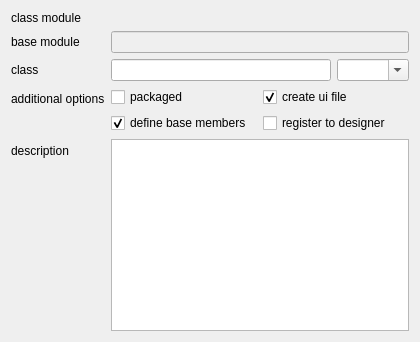
<?xml version="1.0" encoding="UTF-8"?>
<ui version="4.0">
 <class>WidgetOptions</class>
 <widget class="QWizardPage" name="WidgetOptions">
  <property name="minimumSize">
   <size>
    <width>420</width>
    <height>280</height>
   </size>
  </property>
  <property name="windowTitle">
   <string>WidgetOptions</string>
  </property>
  <property name="title">
   <string>Widget Options</string>
  </property>
  <layout class="QFormLayout" name="formLayout">
   <item row="0" column="0">
    <widget class="QLabel" name="label_3">
     <property name="text">
      <string>class module</string>
     </property>
    </widget>
   </item>
   <item row="0" column="1">
    <widget class="QLabel" name="uiClassModuleTXT">
     <property name="text">
      <string/>
     </property>
    </widget>
   </item>
   <item row="1" column="0">
    <widget class="QLabel" name="label_4">
     <property name="text">
      <string>base module</string>
     </property>
    </widget>
   </item>
   <item row="1" column="1">
    <widget class="QLineEdit" name="uiBaseModuleTXT">
     <property name="enabled">
      <bool>false</bool>
     </property>
    </widget>
   </item>
   <item row="2" column="0">
    <widget class="QLabel" name="label">
     <property name="text">
      <string>class</string>
     </property>
    </widget>
   </item>
   <item row="2" column="1">
    <layout class="QHBoxLayout" name="horizontalLayout">
     <item>
      <widget class="QLineEdit" name="uiClassNameTXT"/>
     </item>
     <item>
      <widget class="QComboBox" name="uiBaseClassDDL">
       <property name="editable">
        <bool>true</bool>
       </property>
      </widget>
     </item>
    </layout>
   </item>
   <item row="3" column="0">
    <widget class="QLabel" name="label_5">
     <property name="text">
      <string>additional options</string>
     </property>
    </widget>
   </item>
   <item row="3" column="1">
    <layout class="QGridLayout" name="gridLayout">
     <item row="0" column="0">
      <widget class="QCheckBox" name="uiPackagedCHK">
       <property name="toolTip">
        <string>&lt;!DOCTYPE HTML PUBLIC &quot;-//W3C//DTD HTML 4.0//EN&quot; &quot;http://www.w3.org/TR/REC-html40/strict.dtd&quot;&gt;
&lt;html&gt;&lt;head&gt;&lt;meta name=&quot;qrichtext&quot; content=&quot;1&quot; /&gt;&lt;style type=&quot;text/css&quot;&gt;
p, li { white-space: pre-wrap; }
&lt;/style&gt;&lt;/head&gt;&lt;body style=&quot; font-family:'MS Shell Dlg 2'; font-size:8.25pt; font-weight:400; font-style:normal;&quot;&gt;
&lt;p style=&quot; margin-top:0px; margin-bottom:0px; margin-left:0px; margin-right:0px; -qt-block-indent:0; text-indent:0px;&quot;&gt;&lt;span style=&quot; font-weight:600;&quot;&gt;Packaged&lt;/span&gt;&lt;/p&gt;
&lt;p style=&quot; margin-top:0px; margin-bottom:0px; margin-left:0px; margin-right:0px; -qt-block-indent:0; text-indent:0px;&quot;&gt;&lt;span style=&quot; font-size:7pt;&quot;&gt;Choose this option for more complex widgets where you want to break out subclasses and subwidgets, and it will create the widget as a python package, with the class module inside&lt;/span&gt;&lt;/p&gt;&lt;/body&gt;&lt;/html&gt;</string>
       </property>
       <property name="text">
        <string>packaged</string>
       </property>
      </widget>
     </item>
     <item row="0" column="1">
      <widget class="QCheckBox" name="uiCreateUiFileCHK">
       <property name="toolTip">
        <string>&lt;!DOCTYPE HTML PUBLIC &quot;-//W3C//DTD HTML 4.0//EN&quot; &quot;http://www.w3.org/TR/REC-html40/strict.dtd&quot;&gt;
&lt;html&gt;&lt;head&gt;&lt;meta name=&quot;qrichtext&quot; content=&quot;1&quot; /&gt;&lt;style type=&quot;text/css&quot;&gt;
p, li { white-space: pre-wrap; }
&lt;/style&gt;&lt;/head&gt;&lt;body style=&quot; font-family:'MS Shell Dlg 2'; font-size:8.25pt; font-weight:400; font-style:normal;&quot;&gt;
&lt;p style=&quot; margin-top:0px; margin-bottom:0px; margin-left:0px; margin-right:0px; -qt-block-indent:0; text-indent:0px;&quot;&gt;&lt;span style=&quot; font-weight:600;&quot;&gt;Create Ui File&lt;/span&gt;&lt;/p&gt;
&lt;p style=&quot; margin-top:0px; margin-bottom:0px; margin-left:0px; margin-right:0px; -qt-block-indent:0; text-indent:0px;&quot;&gt;&lt;span style=&quot; font-size:7pt;&quot;&gt;If you select this option, a Qt UI file will be created for you within the UI subfolder for the class&lt;/span&gt;&lt;/p&gt;&lt;/body&gt;&lt;/html&gt;</string>
       </property>
       <property name="text">
        <string>create ui file</string>
       </property>
       <property name="checked">
        <bool>true</bool>
       </property>
      </widget>
     </item>
     <item row="1" column="0">
      <widget class="QCheckBox" name="uiDefineMembersTXT">
       <property name="toolTip">
        <string>&lt;!DOCTYPE HTML PUBLIC &quot;-//W3C//DTD HTML 4.0//EN&quot; &quot;http://www.w3.org/TR/REC-html40/strict.dtd&quot;&gt;
&lt;html&gt;&lt;head&gt;&lt;meta name=&quot;qrichtext&quot; content=&quot;1&quot; /&gt;&lt;style type=&quot;text/css&quot;&gt;
p, li { white-space: pre-wrap; }
&lt;/style&gt;&lt;/head&gt;&lt;body style=&quot; font-family:'MS Shell Dlg 2'; font-size:8.25pt; font-weight:400; font-style:normal;&quot;&gt;
&lt;p style=&quot; margin-top:0px; margin-bottom:0px; margin-left:0px; margin-right:0px; -qt-block-indent:0; text-indent:0px;&quot;&gt;&lt;span style=&quot; font-weight:600;&quot;&gt;Define Base Members&lt;/span&gt;&lt;/p&gt;
&lt;p style=&quot; margin-top:0px; margin-bottom:0px; margin-left:0px; margin-right:0px; -qt-block-indent:0; text-indent:0px;&quot;&gt;&lt;span style=&quot; font-size:7pt;&quot;&gt;If you select this option, you will go to another wizard page where you can create your member definitions to auto-generate your getter and setter methods&lt;/span&gt;&lt;/p&gt;&lt;/body&gt;&lt;/html&gt;</string>
       </property>
       <property name="text">
        <string>define base members</string>
       </property>
       <property name="checked">
        <bool>true</bool>
       </property>
      </widget>
     </item>
     <item row="1" column="1">
      <widget class="QCheckBox" name="uiRegisterToDesignerCHK">
       <property name="toolTip">
        <string>&lt;!DOCTYPE HTML PUBLIC &quot;-//W3C//DTD HTML 4.0//EN&quot; &quot;http://www.w3.org/TR/REC-html40/strict.dtd&quot;&gt;
&lt;html&gt;&lt;head&gt;&lt;meta name=&quot;qrichtext&quot; content=&quot;1&quot; /&gt;&lt;style type=&quot;text/css&quot;&gt;
p, li { white-space: pre-wrap; }
&lt;/style&gt;&lt;/head&gt;&lt;body style=&quot; font-family:'MS Shell Dlg 2'; font-size:8.25pt; font-weight:400; font-style:normal;&quot;&gt;
&lt;p style=&quot; margin-top:0px; margin-bottom:0px; margin-left:0px; margin-right:0px; -qt-block-indent:0; text-indent:0px;&quot;&gt;&lt;span style=&quot; font-size:8pt; font-weight:600;&quot;&gt;Register to Designer&lt;/span&gt;&lt;/p&gt;
&lt;p style=&quot; margin-top:0px; margin-bottom:0px; margin-left:0px; margin-right:0px; -qt-block-indent:0; text-indent:0px;&quot;&gt;&lt;span style=&quot; font-size:8pt;&quot;&gt;If you choose this option, this will add the widget to the designer registration XML file found in your c:/blur/prefs/designer_plugins.xml flie, exposing your widget to the Qt Designer for future use&lt;/span&gt;&lt;/p&gt;&lt;/body&gt;&lt;/html&gt;</string>
       </property>
       <property name="text">
        <string>register to designer</string>
       </property>
      </widget>
     </item>
    </layout>
   </item>
   <item row="4" column="0">
    <widget class="QLabel" name="label_2">
     <property name="text">
      <string>description</string>
     </property>
    </widget>
   </item>
   <item row="4" column="1">
    <widget class="QTextEdit" name="uiDescriptionTXT"/>
   </item>
  </layout>
 </widget>
 <tabstops>
  <tabstop>uiClassNameTXT</tabstop>
  <tabstop>uiBaseClassDDL</tabstop>
  <tabstop>uiCreateUiFileCHK</tabstop>
  <tabstop>uiDefineMembersTXT</tabstop>
  <tabstop>uiDescriptionTXT</tabstop>
  <tabstop>uiBaseModuleTXT</tabstop>
 </tabstops>
 <resources/>
 <connections/>
</ui>
